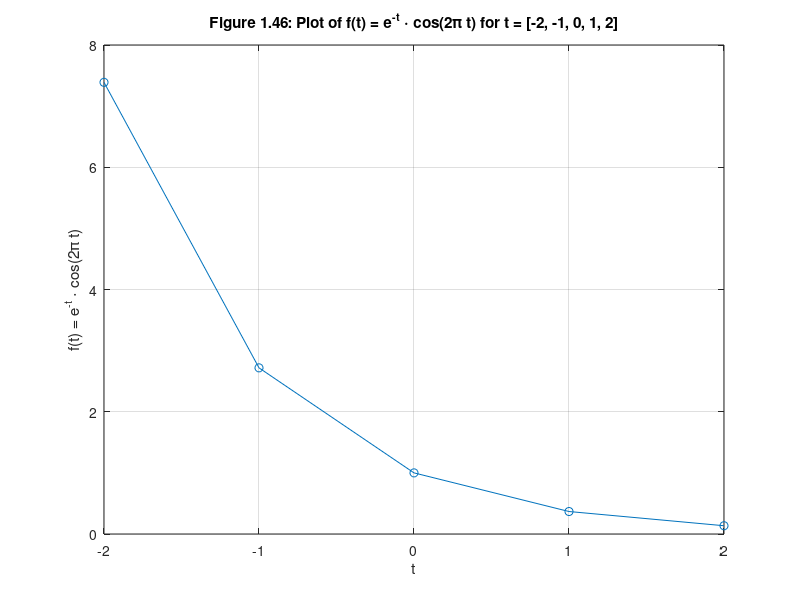

Source code (MATLAB):
% Define the function f(t) = e^(-t) * cos(2*pi*t)
f = @(t) exp(-t) .* cos(2*pi*t);

% Define time vector t for [-2, -1, 0, 1, 2]
t = -2:2;

% Plot the function f(t)
figure;
plot(t, f(t), 'o-'); % 'o-' creates a line plot with markers for each point
xlabel('t');
ylabel('f(t) = e^{-t} \cdot cos(2\pi t)');
title('Figure 1.46: Plot of f(t) = e^{-t} \cdot cos(2\pi t) for t = [-2, -1, 0, 1, 2]');
grid on;
